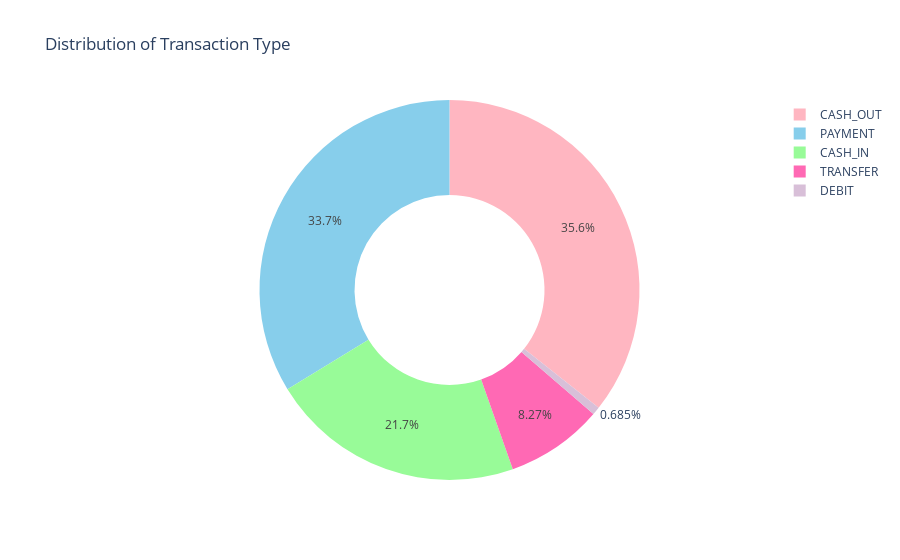

The notebook cell saved with this chart:
### Code cell
# Distribution Of Transaction Type

pastel_colors = ['#FFB6C1', '#87CEEB', '#98FB98', '#FF69B4', '#D8BFD8']
opfd["typeId"] = opfd["type"].map({"CASH_OUT": 1, "PAYMENT": 2, "CASH_IN": 3, "TRANSFER": 4, "DEBIT": 5})

type = opfd["type"].value_counts()
transactions = type.index
quantity = type.values

color_map = dict(zip(transactions, pastel_colors))

figure = px.pie(opfd, values=quantity, names=transactions, hole=0.5, title="Distribution of Transaction Type", color=transactions, color_discrete_map=color_map)
figure.show()

### Figure 1 — Plotly figure (JSON) as saved in the notebook; plotly's stock layout.template omitted (floating-point values rounded to 4 significant figures)
{"data": [{"customdata": [["CASH_OUT"], ["PAYMENT"], ["CASH_IN"], ["TRANSFER"], ["DEBIT"]], "domain": {"x": [0, 1], "y": [0, 1]}, "hole": 0.5, "hovertemplate": "label=%{label}<br>value=%{value}<br>color=%{customdata[0]}<extra></extra>", "labels": ["CASH_OUT", "PAYMENT", "CASH_IN", "TRANSFER", "DEBIT"], "legendgroup": "", "marker": {"colors": ["#FFB6C1", "#87CEEB", "#98FB98", "#FF69B4", "#D8BFD8"]}, "name": "", "showlegend": true, "type": "pie", "values": [373641, 353873, 227130, 86753, 7178]}], "layout": {"legend": {"tracegroupgap": 0}, "title": {"text": "Distribution of Transaction Type"}}}
